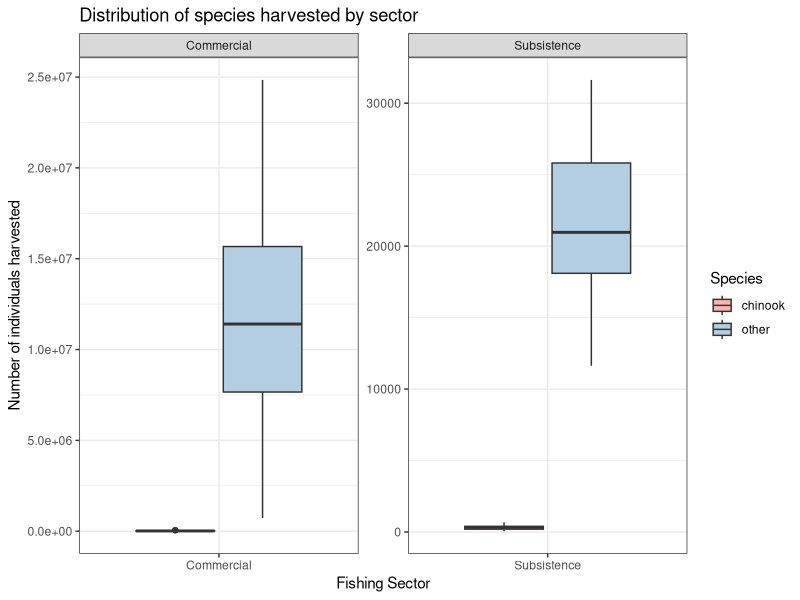
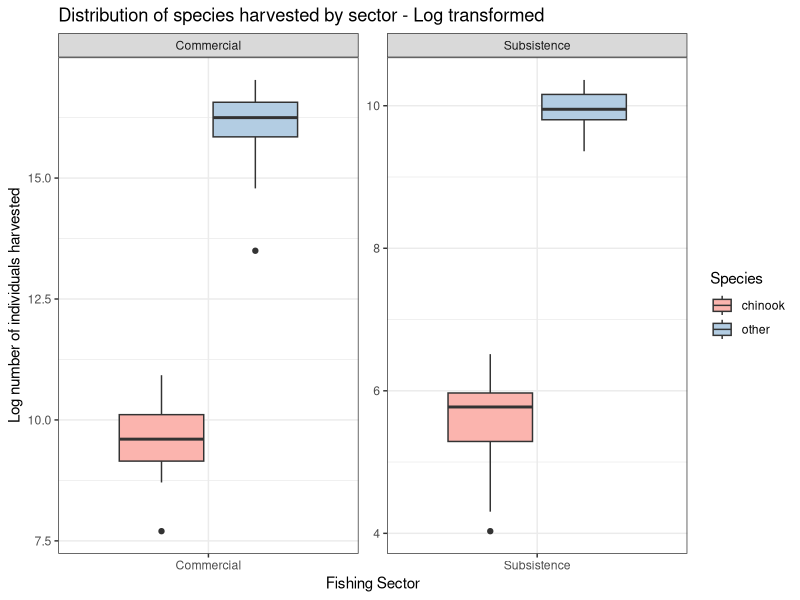
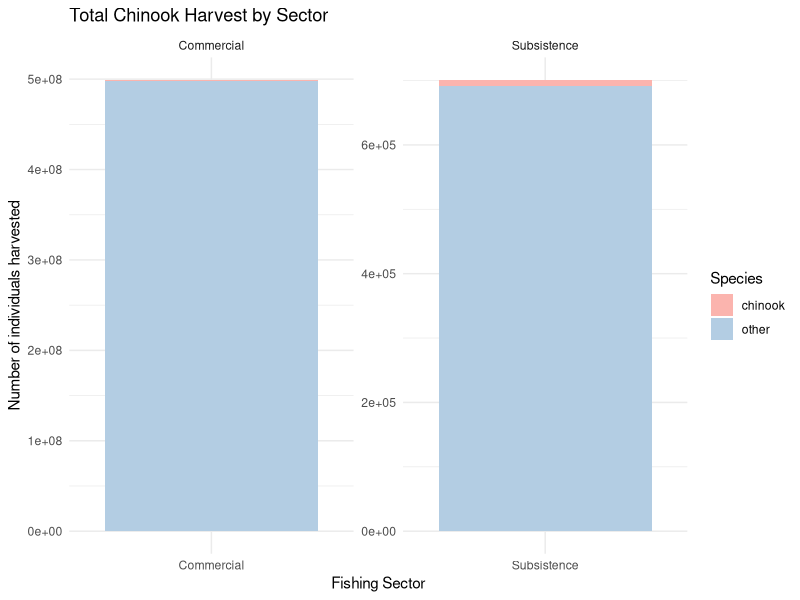
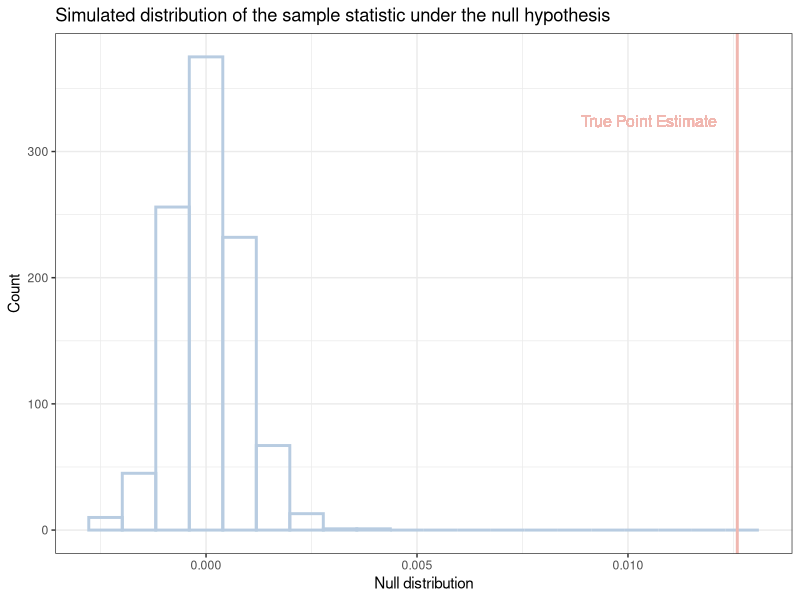

Here is the R script that generated these plots, in order:
## ---- chunk 1
# Load libraries
library(tidyverse)
library(patchwork)

# Load data
harvest <- read_csv("Harvest_All_Sectors.csv")
## ---- chunk 2
# Filter harvest data to the Alaska Peninsula and Aleutian Islands
apai_harvest <- harvest |>
  filter(SASAP.Region == "Alaska Peninsula and Aleutian Islands")
## ---- chunk 3
# Replace all Personal Use with Subsistence
apai_harvest$sector <- str_replace_all(apai_harvest$sector, "Personal Use", "Subsistence")

# Check that Personal Use is no longer in dataset
unique(apai_harvest$sector)
## ---- chunk 4
chinook_harvest <- apai_harvest |>
  mutate(species = ifelse(species == "chinook", "chinook", "other")) |>
  filter((sector == "Commercial") | (sector == "Subsistence")) |>
  group_by(year, sector, species) |>
  summarize(harvest = sum(harvest, na.rm = TRUE), .groups = "drop")
## ---- chunk 5
#| code-fold: true

ggplot(chinook_harvest, aes(x = sector, y = harvest, fill = species)) +
  geom_boxplot() +
  facet_wrap(~sector, scale = "free") +
  scale_fill_brewer("Species", palette = "Pastel1") +
  labs(y = "Number of individuals harvested",
       x = "Fishing Sector",
       title = "Distribution of species harvested by sector") +
  theme_bw()

## ---- chunk 6
#| code-fold: true

ggplot(chinook_harvest, aes(x = sector, y = log(harvest), fill = species)) +
  geom_boxplot() +
  facet_wrap(~sector, scale = "free") +
  scale_fill_brewer("Species", palette = "Pastel1") +
  labs(y = "Log number of individuals harvested",
       x = "Fishing Sector",
       title = "Distribution of species harvested by sector - Log transformed") +
  theme_bw()
## ---- chunk 7
#| code-fold: true
ggplot(chinook_harvest, aes(x = sector, y = harvest, fill = factor(species))) +
  geom_col() +
  facet_wrap(~sector, scale = "free") +
  scale_fill_brewer("Species", palette = "Pastel1") +
  labs( x = "Fishing Sector", 
        y = "Number of individuals harvested",  
        title = "Total Chinook Harvest by Sector") +
  theme_minimal()
## ---- chunk 8
# Find chinook proportion of total harvest in each sector
chinook_prop <- chinook_harvest |>
  group_by(species, sector) |>
  summarise(species_harvest = sum(harvest, na.rm = TRUE), .groups = "drop") |>
  group_by(sector) |>
  summarize(proportion = species_harvest[species == "chinook"] / sum(species_harvest))

# Calculate difference in proportions between sectors
pe <- chinook_prop$proportion[2] - chinook_prop$proportion[1]
pe
## ---- chunk 9
# For reproducability
set.seed(2222)

# Randomization test
null_dist <- replicate(1000, {
  chinook_prop <- chinook_harvest |>
    mutate(sector = sample(sector, n())) |>  # Shuffling happening here
    group_by(species, sector) |>
    summarise(species_harvest = sum(harvest, na.rm = TRUE), .groups = "drop") |>
    group_by(sector) |>
    summarize(proportion = species_harvest[species == "chinook"] / sum(species_harvest))
  
  # Calculate difference in proportions between sectors
  pe <- chinook_prop$proportion[2] - chinook_prop$proportion[1]
  pe
})

# Visualize null distribution
ggplot(tibble(null_dist), aes(null_dist)) +
  geom_histogram(bins = 20, color = "#B8CCE1", fill = NA, linewidth = 1) +
  geom_vline(xintercept = pe, color = "#F0B7B0", linewidth = 1) +
  geom_text(aes(x = 0.0105, y = 310, label = paste("True Point Estimate")), 
            color = "#F0B7B0", size = 4, vjust = -1) +
  labs(x = "Null distribution",
       y = "Count",
       title = "Simulated distribution of the sample statistic under the null hypothesis") +
  theme_bw()
## ---- chunk 10
# Calculate the p-value
pval <- sum((null_dist) > (pe)) / length(null_dist)
print(pval)
